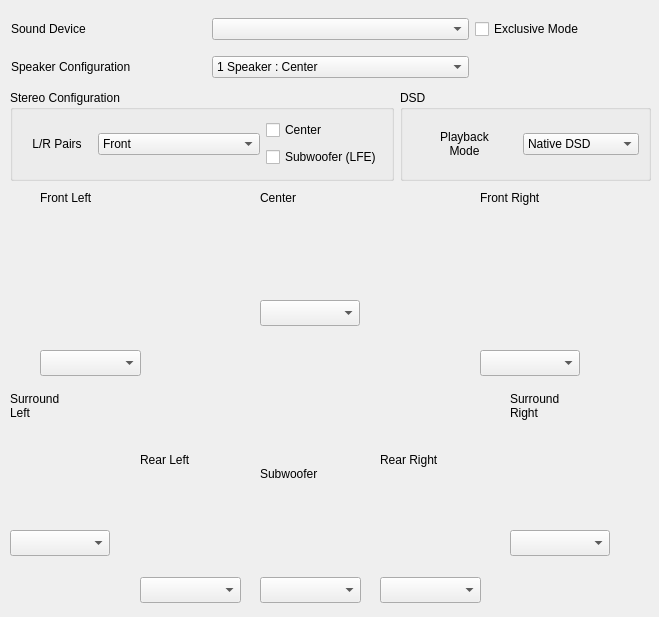
<?xml version="1.0" encoding="UTF-8"?>
<ui version="4.0">
 <class>SettingsAudio</class>
 <widget class="QWidget" name="SettingsAudio">
  <property name="geometry">
   <rect>
    <x>0</x>
    <y>0</y>
    <width>659</width>
    <height>617</height>
   </rect>
  </property>
  <property name="sizePolicy">
   <sizepolicy hsizetype="Preferred" vsizetype="MinimumExpanding">
    <horstretch>0</horstretch>
    <verstretch>0</verstretch>
   </sizepolicy>
  </property>
  <property name="minimumSize">
   <size>
    <width>622</width>
    <height>617</height>
   </size>
  </property>
  <property name="windowTitle">
   <string>Form</string>
  </property>
  <widget class="QLabel" name="m_surroundLeftLabel">
   <property name="geometry">
    <rect>
     <x>10</x>
     <y>390</y>
     <width>100</width>
     <height>31</height>
    </rect>
   </property>
   <property name="sizePolicy">
    <sizepolicy hsizetype="Minimum" vsizetype="Preferred">
     <horstretch>100</horstretch>
     <verstretch>0</verstretch>
    </sizepolicy>
   </property>
   <property name="minimumSize">
    <size>
     <width>100</width>
     <height>0</height>
    </size>
   </property>
   <property name="text">
    <string>Surround
Left</string>
   </property>
  </widget>
  <widget class="QLabel" name="m_frontRightLabel">
   <property name="geometry">
    <rect>
     <x>480</x>
     <y>190</y>
     <width>100</width>
     <height>16</height>
    </rect>
   </property>
   <property name="sizePolicy">
    <sizepolicy hsizetype="Fixed" vsizetype="Preferred">
     <horstretch>100</horstretch>
     <verstretch>0</verstretch>
    </sizepolicy>
   </property>
   <property name="minimumSize">
    <size>
     <width>100</width>
     <height>0</height>
    </size>
   </property>
   <property name="text">
    <string>Front Right</string>
   </property>
  </widget>
  <widget class="QLabel" name="m_rearLeftLabel">
   <property name="geometry">
    <rect>
     <x>140</x>
     <y>452</y>
     <width>100</width>
     <height>16</height>
    </rect>
   </property>
   <property name="sizePolicy">
    <sizepolicy hsizetype="Fixed" vsizetype="Preferred">
     <horstretch>100</horstretch>
     <verstretch>0</verstretch>
    </sizepolicy>
   </property>
   <property name="minimumSize">
    <size>
     <width>100</width>
     <height>0</height>
    </size>
   </property>
   <property name="text">
    <string>Rear Left</string>
   </property>
  </widget>
  <widget class="QLabel" name="m_frontLeftLabel">
   <property name="geometry">
    <rect>
     <x>40</x>
     <y>190</y>
     <width>100</width>
     <height>16</height>
    </rect>
   </property>
   <property name="sizePolicy">
    <sizepolicy hsizetype="Fixed" vsizetype="Preferred">
     <horstretch>100</horstretch>
     <verstretch>0</verstretch>
    </sizepolicy>
   </property>
   <property name="minimumSize">
    <size>
     <width>100</width>
     <height>0</height>
    </size>
   </property>
   <property name="text">
    <string>Front Left</string>
   </property>
  </widget>
  <widget class="QComboBox" name="m_frontRightCombo">
   <property name="geometry">
    <rect>
     <x>480</x>
     <y>350</y>
     <width>100</width>
     <height>26</height>
    </rect>
   </property>
   <property name="sizePolicy">
    <sizepolicy hsizetype="Fixed" vsizetype="Fixed">
     <horstretch>100</horstretch>
     <verstretch>0</verstretch>
    </sizepolicy>
   </property>
   <property name="minimumSize">
    <size>
     <width>100</width>
     <height>0</height>
    </size>
   </property>
  </widget>
  <widget class="QComboBox" name="m_subwooferCombo">
   <property name="geometry">
    <rect>
     <x>260</x>
     <y>577</y>
     <width>101</width>
     <height>26</height>
    </rect>
   </property>
   <property name="sizePolicy">
    <sizepolicy hsizetype="Fixed" vsizetype="Fixed">
     <horstretch>100</horstretch>
     <verstretch>0</verstretch>
    </sizepolicy>
   </property>
   <property name="minimumSize">
    <size>
     <width>100</width>
     <height>0</height>
    </size>
   </property>
  </widget>
  <widget class="QLabel" name="m_subwooferLabel">
   <property name="geometry">
    <rect>
     <x>260</x>
     <y>466</y>
     <width>100</width>
     <height>16</height>
    </rect>
   </property>
   <property name="sizePolicy">
    <sizepolicy hsizetype="Fixed" vsizetype="Preferred">
     <horstretch>100</horstretch>
     <verstretch>0</verstretch>
    </sizepolicy>
   </property>
   <property name="minimumSize">
    <size>
     <width>100</width>
     <height>0</height>
    </size>
   </property>
   <property name="text">
    <string>Subwoofer</string>
   </property>
  </widget>
  <widget class="QComboBox" name="m_centerCombo">
   <property name="geometry">
    <rect>
     <x>260</x>
     <y>300</y>
     <width>100</width>
     <height>26</height>
    </rect>
   </property>
   <property name="sizePolicy">
    <sizepolicy hsizetype="Fixed" vsizetype="Fixed">
     <horstretch>100</horstretch>
     <verstretch>0</verstretch>
    </sizepolicy>
   </property>
   <property name="minimumSize">
    <size>
     <width>100</width>
     <height>0</height>
    </size>
   </property>
  </widget>
  <widget class="QLabel" name="m_surroundRightLabel">
   <property name="geometry">
    <rect>
     <x>510</x>
     <y>390</y>
     <width>100</width>
     <height>31</height>
    </rect>
   </property>
   <property name="sizePolicy">
    <sizepolicy hsizetype="Minimum" vsizetype="Preferred">
     <horstretch>100</horstretch>
     <verstretch>0</verstretch>
    </sizepolicy>
   </property>
   <property name="minimumSize">
    <size>
     <width>100</width>
     <height>0</height>
    </size>
   </property>
   <property name="text">
    <string>Surround
Right</string>
   </property>
  </widget>
  <widget class="QLabel" name="m_centerLabel">
   <property name="geometry">
    <rect>
     <x>260</x>
     <y>190</y>
     <width>100</width>
     <height>16</height>
    </rect>
   </property>
   <property name="sizePolicy">
    <sizepolicy hsizetype="Fixed" vsizetype="Preferred">
     <horstretch>100</horstretch>
     <verstretch>0</verstretch>
    </sizepolicy>
   </property>
   <property name="minimumSize">
    <size>
     <width>100</width>
     <height>0</height>
    </size>
   </property>
   <property name="text">
    <string>Center</string>
   </property>
  </widget>
  <widget class="QLabel" name="m_rearRightLabel">
   <property name="geometry">
    <rect>
     <x>380</x>
     <y>452</y>
     <width>100</width>
     <height>16</height>
    </rect>
   </property>
   <property name="sizePolicy">
    <sizepolicy hsizetype="Fixed" vsizetype="Preferred">
     <horstretch>100</horstretch>
     <verstretch>0</verstretch>
    </sizepolicy>
   </property>
   <property name="minimumSize">
    <size>
     <width>100</width>
     <height>0</height>
    </size>
   </property>
   <property name="text">
    <string>Rear Right</string>
   </property>
  </widget>
  <widget class="QComboBox" name="m_surroundLeftCombo">
   <property name="geometry">
    <rect>
     <x>10</x>
     <y>530</y>
     <width>100</width>
     <height>26</height>
    </rect>
   </property>
   <property name="sizePolicy">
    <sizepolicy hsizetype="Minimum" vsizetype="Fixed">
     <horstretch>100</horstretch>
     <verstretch>0</verstretch>
    </sizepolicy>
   </property>
   <property name="minimumSize">
    <size>
     <width>100</width>
     <height>0</height>
    </size>
   </property>
  </widget>
  <widget class="QComboBox" name="m_frontLeftCombo">
   <property name="geometry">
    <rect>
     <x>40</x>
     <y>350</y>
     <width>101</width>
     <height>26</height>
    </rect>
   </property>
   <property name="sizePolicy">
    <sizepolicy hsizetype="Fixed" vsizetype="Fixed">
     <horstretch>100</horstretch>
     <verstretch>0</verstretch>
    </sizepolicy>
   </property>
   <property name="minimumSize">
    <size>
     <width>100</width>
     <height>0</height>
    </size>
   </property>
  </widget>
  <widget class="QComboBox" name="m_rearRightCombo">
   <property name="geometry">
    <rect>
     <x>380</x>
     <y>577</y>
     <width>101</width>
     <height>26</height>
    </rect>
   </property>
   <property name="sizePolicy">
    <sizepolicy hsizetype="Fixed" vsizetype="Fixed">
     <horstretch>100</horstretch>
     <verstretch>0</verstretch>
    </sizepolicy>
   </property>
   <property name="minimumSize">
    <size>
     <width>100</width>
     <height>0</height>
    </size>
   </property>
  </widget>
  <widget class="QComboBox" name="m_rearLeftCombo">
   <property name="geometry">
    <rect>
     <x>140</x>
     <y>577</y>
     <width>101</width>
     <height>26</height>
    </rect>
   </property>
   <property name="sizePolicy">
    <sizepolicy hsizetype="Fixed" vsizetype="Fixed">
     <horstretch>100</horstretch>
     <verstretch>0</verstretch>
    </sizepolicy>
   </property>
   <property name="minimumSize">
    <size>
     <width>100</width>
     <height>0</height>
    </size>
   </property>
  </widget>
  <widget class="QWidget" name="layoutWidget">
   <property name="geometry">
    <rect>
     <x>11</x>
     <y>8</y>
     <width>659</width>
     <height>81</height>
    </rect>
   </property>
   <layout class="QGridLayout" name="gridLayout">
    <item row="1" column="0">
     <widget class="QLabel" name="m_speakerLabel">
      <property name="text">
       <string>Speaker Configuration</string>
      </property>
     </widget>
    </item>
    <item row="0" column="2">
     <widget class="QCheckBox" name="m_exclusiveFlag">
      <property name="toolTip">
       <string>Use HAL Integer Mode with exclusive access to sound device</string>
      </property>
      <property name="text">
       <string>Exclusive Mode</string>
      </property>
     </widget>
    </item>
    <item row="0" column="1">
     <widget class="QComboBox" name="m_audioDeviceCombo"/>
    </item>
    <item row="1" column="1">
     <widget class="QComboBox" name="m_speakerCombo">
      <item>
       <property name="text">
        <string>1 Speaker : Center</string>
       </property>
      </item>
      <item>
       <property name="text">
        <string>2 Speaker : Stereo</string>
       </property>
      </item>
      <item>
       <property name="text">
        <string>3 Speakers : Stereo + Center</string>
       </property>
      </item>
      <item>
       <property name="text">
        <string>4 Speakers : Quadrophonic</string>
       </property>
      </item>
      <item>
       <property name="text">
        <string>5 Speakers : Surround</string>
       </property>
      </item>
      <item>
       <property name="text">
        <string>5.1 Speakers : Surround + Subwoofer</string>
       </property>
      </item>
      <item>
       <property name="text">
        <string>7 Speakers : Full Surround</string>
       </property>
      </item>
      <item>
       <property name="text">
        <string>7.1 Speakers : Full Surround + Subwoofer</string>
       </property>
      </item>
     </widget>
    </item>
    <item row="0" column="0">
     <widget class="QLabel" name="m_audioDeviceLabel">
      <property name="text">
       <string>Sound Device</string>
      </property>
     </widget>
    </item>
   </layout>
  </widget>
  <widget class="QComboBox" name="m_surroundRightCombo">
   <property name="geometry">
    <rect>
     <x>510</x>
     <y>530</y>
     <width>100</width>
     <height>26</height>
    </rect>
   </property>
   <property name="sizePolicy">
    <sizepolicy hsizetype="Minimum" vsizetype="Fixed">
     <horstretch>100</horstretch>
     <verstretch>0</verstretch>
    </sizepolicy>
   </property>
   <property name="minimumSize">
    <size>
     <width>100</width>
     <height>0</height>
    </size>
   </property>
  </widget>
  <widget class="QWidget" name="horizontalLayoutWidget">
   <property name="geometry">
    <rect>
     <x>10</x>
     <y>90</y>
     <width>641</width>
     <height>91</height>
    </rect>
   </property>
   <layout class="QHBoxLayout" name="horizontalLayout_3">
    <item>
     <widget class="QGroupBox" name="m_stereoConfigGroupBox">
      <property name="sizePolicy">
       <sizepolicy hsizetype="Maximum" vsizetype="Preferred">
        <horstretch>0</horstretch>
        <verstretch>0</verstretch>
       </sizepolicy>
      </property>
      <property name="title">
       <string>Stereo Configuration</string>
      </property>
      <layout class="QHBoxLayout" name="horizontalLayout">
       <item>
        <widget class="QLabel" name="m_speakerLRLabel">
         <property name="sizePolicy">
          <sizepolicy hsizetype="Minimum" vsizetype="Preferred">
           <horstretch>0</horstretch>
           <verstretch>0</verstretch>
          </sizepolicy>
         </property>
         <property name="minimumSize">
          <size>
           <width>70</width>
           <height>0</height>
          </size>
         </property>
         <property name="text">
          <string>L/R Pairs</string>
         </property>
         <property name="scaledContents">
          <bool>false</bool>
         </property>
         <property name="alignment">
          <set>Qt::AlignCenter</set>
         </property>
        </widget>
       </item>
       <item>
        <widget class="QComboBox" name="m_stereoCombo">
         <property name="sizePolicy">
          <sizepolicy hsizetype="MinimumExpanding" vsizetype="Fixed">
           <horstretch>0</horstretch>
           <verstretch>0</verstretch>
          </sizepolicy>
         </property>
         <item>
          <property name="text">
           <string>Front</string>
          </property>
         </item>
         <item>
          <property name="text">
           <string>Surround</string>
          </property>
         </item>
         <item>
          <property name="text">
           <string>Rear</string>
          </property>
         </item>
         <item>
          <property name="text">
           <string>Front + Surround</string>
          </property>
         </item>
         <item>
          <property name="text">
           <string>Front + Rear</string>
          </property>
         </item>
         <item>
          <property name="text">
           <string>Surround + Rear</string>
          </property>
         </item>
         <item>
          <property name="text">
           <string>Front + Surround + Rear</string>
          </property>
         </item>
        </widget>
       </item>
       <item>
        <layout class="QVBoxLayout" name="verticalLayout">
         <item>
          <widget class="QCheckBox" name="m_useCenter">
           <property name="text">
            <string>Center</string>
           </property>
          </widget>
         </item>
         <item>
          <widget class="QCheckBox" name="m_useSubwoofer">
           <property name="text">
            <string>Subwoofer (LFE)</string>
           </property>
          </widget>
         </item>
        </layout>
       </item>
      </layout>
     </widget>
    </item>
    <item>
     <widget class="QGroupBox" name="m_dsdGroupBox">
      <property name="title">
       <string>DSD</string>
      </property>
      <layout class="QHBoxLayout" name="horizontalLayout_2">
       <item>
        <widget class="QLabel" name="m_dsdPlaybackLabel">
         <property name="text">
          <string>Playback
Mode</string>
         </property>
         <property name="alignment">
          <set>Qt::AlignCenter</set>
         </property>
        </widget>
       </item>
       <item>
        <widget class="QComboBox" name="m_dsdPlaybackCombo">
         <item>
          <property name="text">
           <string>Native DSD</string>
          </property>
         </item>
         <item>
          <property name="text">
           <string>DSD over PCM</string>
          </property>
         </item>
         <item>
          <property name="text">
           <string>Convert to PCM</string>
          </property>
         </item>
        </widget>
       </item>
      </layout>
     </widget>
    </item>
   </layout>
  </widget>
 </widget>
 <tabstops>
  <tabstop>m_audioDeviceCombo</tabstop>
  <tabstop>m_exclusiveFlag</tabstop>
  <tabstop>m_speakerCombo</tabstop>
  <tabstop>m_stereoCombo</tabstop>
  <tabstop>m_useCenter</tabstop>
  <tabstop>m_useSubwoofer</tabstop>
  <tabstop>m_dsdPlaybackCombo</tabstop>
  <tabstop>m_frontLeftCombo</tabstop>
  <tabstop>m_frontRightCombo</tabstop>
  <tabstop>m_centerCombo</tabstop>
  <tabstop>m_subwooferCombo</tabstop>
  <tabstop>m_surroundLeftCombo</tabstop>
  <tabstop>m_surroundRightCombo</tabstop>
  <tabstop>m_rearLeftCombo</tabstop>
  <tabstop>m_rearRightCombo</tabstop>
 </tabstops>
 <resources/>
 <connections/>
</ui>
